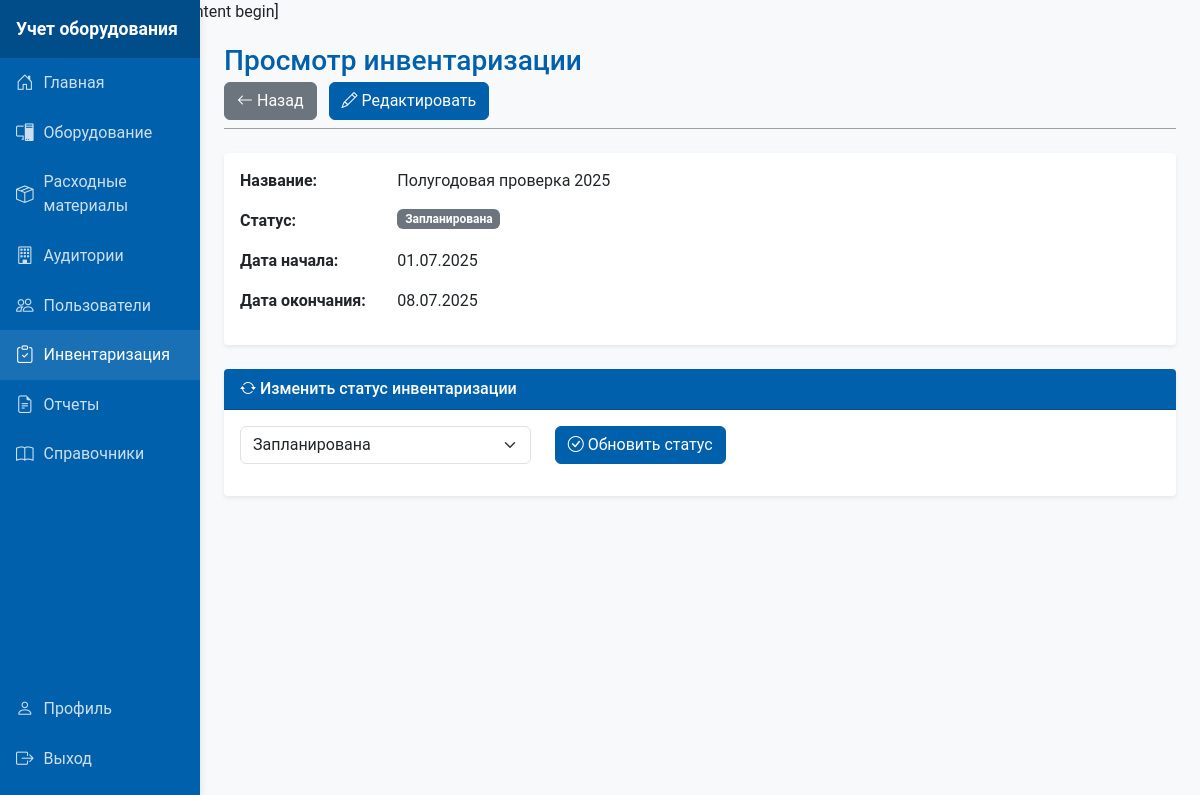
The app's page /templates/inventory/view.php?id=2 (signed in) with its own data.
### tables this page shows
CREATE TABLE `inventories` (
  `id` int NOT NULL,
  `name` varchar(100) NOT NULL,
  `start_date` datetime NOT NULL,
  `end_date` datetime NOT NULL,
  `created_by_user_id` int NOT NULL,
  `status` enum('planned','in_progress','completed') DEFAULT 'planned',
  `created_at` timestamp NULL DEFAULT CURRENT_TIMESTAMP,
  `updated_at` timestamp NULL DEFAULT CURRENT_TIMESTAMP ON UPDATE CURRENT_TIMESTAMP
);

### includes/auth.php (called while the page is built, shortened)
<?php
function get_current_user_role() {
    return $_SESSION['user_role'] ?? null;
}
?>

### models/Inventory.php (called while the page is built, shortened)
<?php
class Inventory {
    private $conn;
    private $table = 'inventories';
    public function __construct($db) {
        $this->conn = $db;
    }
    public function getById($id) {
        $query = "SELECT * FROM {$this->table} WHERE id = ? LIMIT 1";
        $stmt = $this->conn->prepare($query);
        $stmt->execute([$id]);
        $row = $stmt->fetch(PDO::FETCH_ASSOC);
        if ($row) {
            $this->name = $row['name'];
            $this->start_date = $row['start_date'];
            $this->end_date = $row['end_date'];
            $this->status = $row['status'];
            return true;
        }
        return false;
    }
}
?>

### templates/inventory/view.php (the view, shortened to what this page needs)
<?php
require_once __DIR__ . '/../../includes/header.php';
require_once __DIR__ . '/../../includes/auth.php';
require_once __DIR__ . '/../../models/Inventory.php';
$id = isset($_GET['id']) ? (int)$_GET['id'] : 0;
try {
    $db = (new Database())->connect();
    $inventory = new Inventory($db);
    if (!$inventory->getById($id)) {
        throw new Exception('Инвентаризация не найдена');
    }
} catch (Exception $e) {
    $_SESSION['error'] = $e->getMessage();
    header('Location: index.php');
    exit;
}
?>
<div class="content-header">
    <h1 class="content-title">Просмотр инвентаризации</h1>
    <div>
        <a href="index.php" class="btn btn-secondary">
            <i class="bi bi-arrow-left"></i> Назад
        </a>
        <?php if (get_current_user_role() === 'admin'): ?>
            <a href="edit.php?id=<?= $id ?>" class="btn btn-primary ms-2">
                <i class="bi bi-pencil"></i> Редактировать
            </a>
        <?php endif; ?>
    </div>
</div>
<div class="card mb-4">
    <div class="card-body">
        <div class="row mb-3">
            <div class="col-md-2 fw-bold">Название:</div>
            <div class="col-md-10"><?= htmlspecialchars($inventory->name) ?></div>
        </div>
        <div class="row mb-3">
            <div class="col-md-2 fw-bold">Статус:</div>
            <div class="col-md-10">
                <span class="badge bg-<?=
                    $inventory->status === 'completed' ? 'success' :
                    ($inventory->status === 'in_progress' ? 'warning' : 'secondary')
                ?>">
                    <?= $inventory->status === 'completed' ? 'Завершена' :
                        ($inventory->status === 'in_progress' ? 'В процессе' : 'Запланирована') ?>
                </span>
            </div>
        </div>
        <div class="row mb-3">
            <div class="col-md-2 fw-bold">Дата начала:</div>
            <div class="col-md-10"><?= date('d.m.Y', strtotime($inventory->start_date)) ?></div>
        </div>
        <div class="row mb-3">
            <div class="col-md-2 fw-bold">Дата окончания:</div>
            <div class="col-md-10"><?= $inventory->end_date ? date('d.m.Y', strtotime($inventory->end_date)) : '-' ?></div>
        </div>
    </div>
</div>
<div class="card">
    <div class="card-header">
        <i class="bi bi-arrow-repeat"></i> Изменить статус инвентаризации
    </div>
    <div class="card-body">
        <form method="POST">
            <div class="row align-items-center">
                <div class="col-md-4 mb-3 mb-md-0">
                    <select name="status" class="form-select" required>
                        <option value="planned" <?= $inventory->status === 'planned' ? 'selected' : '' ?>>Запланирована</option>
                    </select>
                </div>
                <div class="col-md-4">
                    <button type="submit" class="btn btn-primary">
                        <i class="bi bi-check-circle"></i> Обновить статус
                    </button>
                </div>
            </div>
        </form>
    </div>
</div>
<?php require_once __DIR__ . '/../../includes/footer.php'; ?>

### assets/css/style.css (style rules this page uses)
:root { --primary: #0060AC; --secondary: #E41613; --light-gray: #9EA1A2; --dark-gray: #666; --light: #f8f9fa; --white: #fff; }
body { font-family: 'Roboto', Arial, sans-serif; background-color: var(--light); }
.content-header { margin-bottom: 1.5rem; border-bottom: 1px solid var(--light-gray); padding-bottom: 0.5rem; }
.content-title { font-size: 1.75rem; margin-bottom: 0.25rem; font-weight: 500; color: var(--primary); }
.card { box-shadow: 0 0.125rem 0.25rem rgba(0, 0, 0, 0.075); border-radius: 0.25rem; margin-bottom: 1.5rem; border: none; }
.card-header { background-color: var(--primary); font-weight: 500; color: var(--white); border-radius: 0.25rem 0.25rem 0 0 !important; }
.btn-primary { background-color: var(--primary); border-color: var(--primary); }

### records on screen
inventories: name "Полугодовая проверка 2025", start_date "01.07.2025", end_date "08.07.2025", status "Запланирована"
